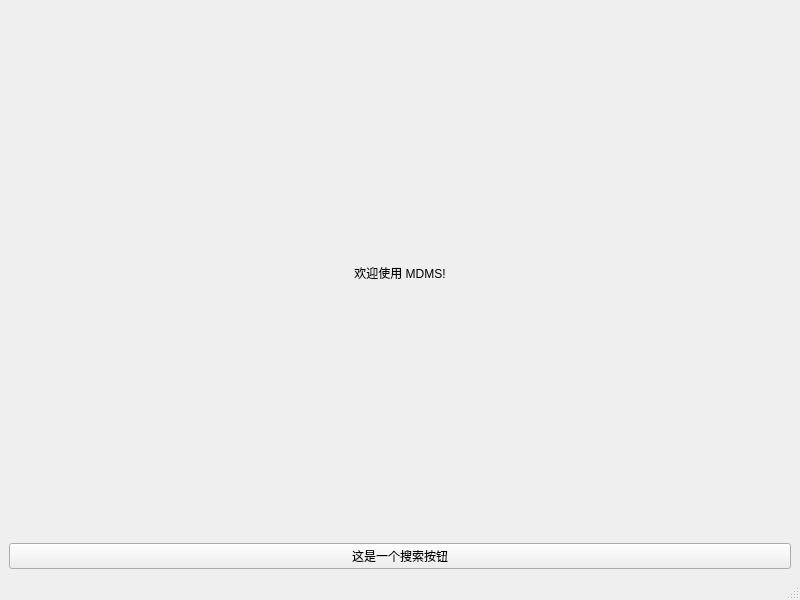
<?xml version="1.0" encoding="UTF-8"?>
<ui version="4.0">
 <class>MainWindow</class>
 <widget class="QMainWindow" name="MainWindow">
  <property name="geometry">
   <rect>
    <x>0</x>
    <y>0</y>
    <width>800</width>
    <height>600</height>
   </rect>
  </property>
  <property name="windowTitle">
   <string>电影数据管理系统 (MDMS)</string>
  </property>
  <widget class="QWidget" name="centralwidget">
   <layout class="QVBoxLayout" name="verticalLayout">
    <item>
     <widget class="QLabel" name="label">
      <property name="text">
       <string>欢迎使用 MDMS!</string>
      </property>
      <property name="alignment">
       <set>Qt::AlignCenter</set>
      </property>
     </widget>
    </item>
    <item>
     <widget class="QPushButton" name="button_search">
      <property name="text">
       <string>这是一个搜索按钮</string>
      </property>
     </widget>
    </item>
   </layout>
  </widget>
  <widget class="QMenuBar" name="menubar"/>
  <widget class="QStatusBar" name="statusbar"/>
 </widget>
 <resources/>
 <connections/>
</ui>
